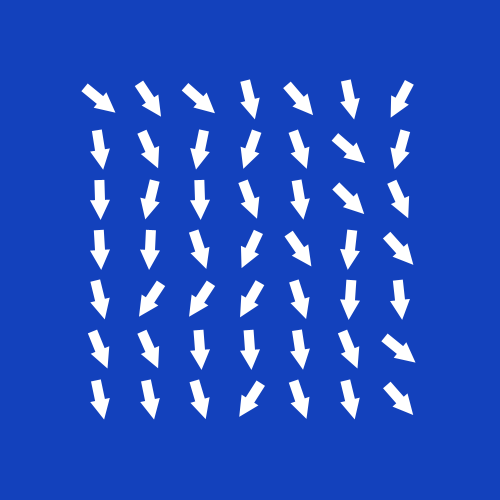
Frame 1 (no input)
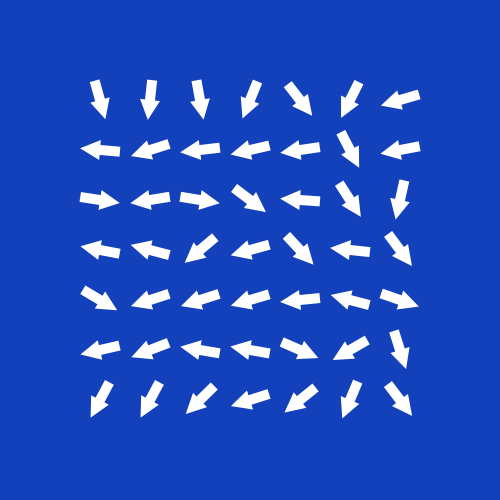
Frame 60 (the mouse pressed at the canvas centre just before this capture)
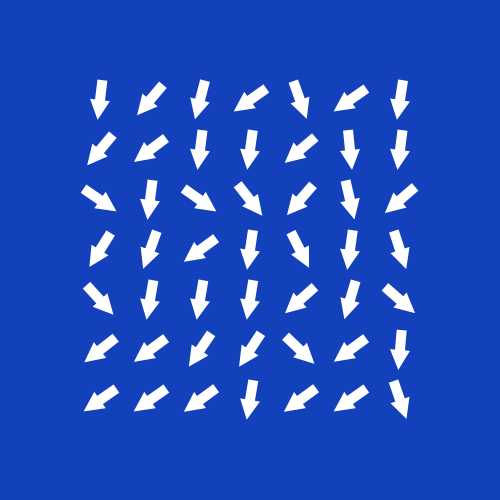
Frame 120 (the mouse held since frame 60 and released just before this capture)

The Processing sketch that drew these frames (run headless with seeded random() and noise(); from frame 60 on, the mouse is pressed at the canvas centre):

// Processing sketch: sketch_01052017
// ── sketch_01052017.pde
ArrayList<Arrow> arrow;
void setup(){
  size(500,500);
  smooth();
  noStroke();
  arrow = new ArrayList<Arrow>();
  for(int x = 100; x<=400; x+=50){
    for(int y = 100; y<=400; y+=50){
      arrow.add(new Arrow(x,y, random(1)));
    }
  }
}

void draw(){
  background(19,65,188);
  for(Arrow a : arrow){
    a.display();
  }
}
// ── Arrow.pde
class Arrow{
  float x,y,a;
  float n;
  Arrow(float _x, float _y, float _a){
   x = _x;
   y = _y;
   a = _a;
  }
  
  void display(){
    a = a + 0.03;
    float t = noise(a);
    n = map(t,0,1,0,TWO_PI);
    pushMatrix();
    translate(x,y);
    rotate(n);
    beginShape();
     vertex(-5,0);
      vertex(-10,0);
      vertex(-10,0);
      vertex(0,-20);
      vertex(0,-20);
      vertex(10,0);
      vertex(10,0);
      vertex(5,0);
      vertex(5,0);
      vertex(5, 20);
      vertex(5, 20);
      vertex(-5, 20);
      vertex(-5, 20);
      vertex(-5, 0);
    endShape();
    popMatrix();
  }
}
